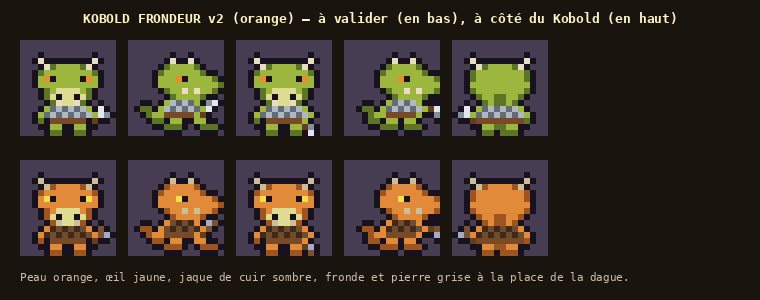

Write the Python code that produced this figure.
"""Kobold frondeur v1 (Thomas, 2026-11-11 : « Kobold frondeur ok ») : le Kobold du jeu (planche art/schrat_v2.png, validée),
en jaque de cuir au lieu de la cotte de mailles, une fronde de cuir à la place de la dague (la pierre grise au bout).
Même dessin, autre palette : on reconnaît la famille, on distingue le tireur. Écrit art/frondeur_v2.png.
"""
import json, os, re, sys
sys.path.insert(0, os.path.dirname(os.path.abspath(__file__)))
from PIL import Image, ImageDraw
from pix import font

SRC = open(os.path.join(os.path.dirname(__file__), "..", "src", "render", "sprites", "schrat.ts")).read()
PAL = dict(re.findall(r'(\w): "(#[0-9a-f]{6})"', SRC[SRC.index("SCHRAT_PALETTE"):SRC.index("};")]))
# Jaque de cuir (C, c) ; fronde (M : lanière de cuir, m : la pierre) ; cornes un peu plus sombres (T).
FRONDEUR = {**PAL, "A": "#e08a3a", "a": "#9c5420", "Y": "#f4e04a", "C": "#6e4c2e", "c": "#40291a", "M": "#7a5230", "m": "#a4abc8", "T": "#cbbf98"}


def frames(name):
    i = SRC.index(f"  {name}: [")
    j = SRC.index("\n  ],", i)
    return [re.findall(r'"([^"]+)"', blk) for blk in SRC[i:j].split("    [")[1:]]


def render(rows, pal, S=6):
    im = Image.new("RGB", (16 * S, 16 * S), (70, 61, 82))
    d = ImageDraw.Draw(im)
    for y, r in enumerate(rows):
        for x, c in enumerate(r):
            if c != ".":
                d.rectangle([x * S, y * S, x * S + S - 1, y * S + S - 1], fill=pal[c])
    return im


if __name__ == "__main__":
    poses = [("idleDown", 0), ("walkSide", 0), ("stabDown", 1), ("stabSide", 1), ("idleUp", 0)]
    W = max(760, 20 + len(poses) * (96 + 12))
    sheet = Image.new("RGB", (W, 300), (26, 20, 14))
    d = ImageDraw.Draw(sheet)
    d.text((W // 2, 18), "KOBOLD FRONDEUR v2 (orange) — à valider (en bas), à côté du Kobold (en haut)", fill=(255, 243, 200), font=font(13), anchor="mm")
    for k, (name, f) in enumerate(poses):
        rows = frames(name)[f]
        sheet.paste(render(rows, PAL), (20 + k * 108, 40))
        sheet.paste(render(rows, FRONDEUR), (20 + k * 108, 160))
    d.text((20, 270), "Peau orange, œil jaune, jaque de cuir sombre, fronde et pierre grise à la place de la dague.", fill=(200, 190, 170), font=font(11, False))
    sheet.save("art/frondeur_v2.png")
    print(json.dumps({k: FRONDEUR[k] for k in "AaYCcMmT"}))
